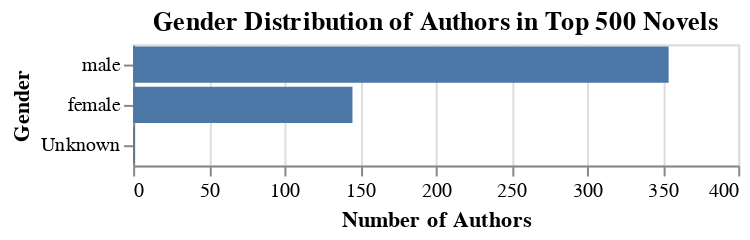

Notebook source saved alongside this figure:
### Code cell
gender_chart = alt.Chart(gender_count).mark_bar().encode(
    x=alt.X('Count:Q', title='Number of Authors'),
    y=alt.Y('Gender:N', sort='-x', title='Gender')
).properties(
    title='Gender Distribution of Authors in Top 500 Novels'
)

gender_chart

### Figure 1 — Vega-Lite specification as saved in the notebook (floating-point values rounded to 4 significant figures)
{"config": {"view": {"continuousWidth": 300, "continuousHeight": 300}}, "data": {"name": "data-0437d7098da7000b4dc56d99e73de2bc"}, "mark": {"type": "bar"}, "encoding": {"x": {"field": "Count", "title": "Number of Authors", "type": "quantitative"}, "y": {"field": "Gender", "sort": "-x", "title": "Gender", "type": "nominal"}}, "title": "Gender Distribution of Authors in Top 500 Novels", "$schema": "https://vega.github.io/schema/vega-lite/v5.20.1.json", "datasets": {"data-0437d7098da7000b4dc56d99e73de2bc": [{"Gender": "male", "Count": 354}, {"Gender": "female", "Count": 145}, {"Gender": "Unknown", "Count": 1}]}}
